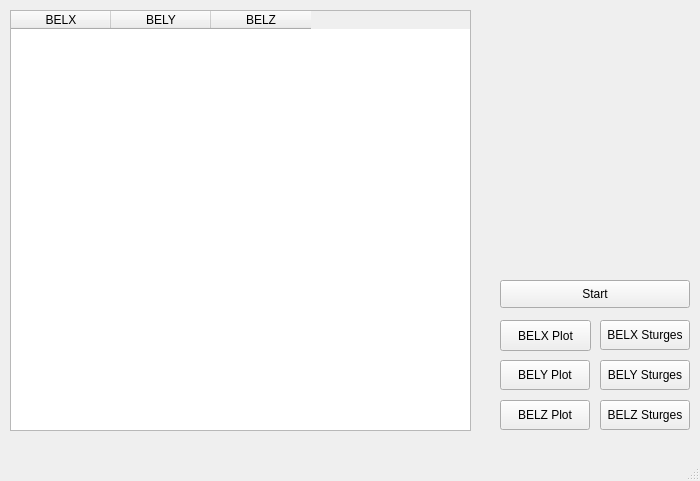
<?xml version="1.0" encoding="UTF-8"?>
<ui version="4.0">
 <class>MainWindow</class>
 <widget class="QMainWindow" name="MainWindow">
  <property name="geometry">
   <rect>
    <x>0</x>
    <y>0</y>
    <width>700</width>
    <height>481</height>
   </rect>
  </property>
  <property name="windowTitle">
   <string>MainWindow</string>
  </property>
  <widget class="QWidget" name="centralwidget">
   <widget class="QPushButton" name="pushButton">
    <property name="geometry">
     <rect>
      <x>500</x>
      <y>280</y>
      <width>190</width>
      <height>28</height>
     </rect>
    </property>
    <property name="text">
     <string>Start</string>
    </property>
   </widget>
   <widget class="QTableWidget" name="tableWidget">
    <property name="geometry">
     <rect>
      <x>10</x>
      <y>10</y>
      <width>461</width>
      <height>421</height>
     </rect>
    </property>
    <column>
     <property name="text">
      <string>BELX</string>
     </property>
    </column>
    <column>
     <property name="text">
      <string>BELY</string>
     </property>
    </column>
    <column>
     <property name="text">
      <string>BELZ</string>
     </property>
    </column>
   </widget>
   <widget class="QPushButton" name="pushButton_2">
    <property name="geometry">
     <rect>
      <x>500</x>
      <y>320</y>
      <width>91</width>
      <height>31</height>
     </rect>
    </property>
    <property name="text">
     <string>BELX Plot</string>
    </property>
   </widget>
   <widget class="QPushButton" name="pushButton_3">
    <property name="geometry">
     <rect>
      <x>500</x>
      <y>360</y>
      <width>90</width>
      <height>30</height>
     </rect>
    </property>
    <property name="text">
     <string>BELY Plot</string>
    </property>
   </widget>
   <widget class="QPushButton" name="pushButton_4">
    <property name="geometry">
     <rect>
      <x>500</x>
      <y>400</y>
      <width>90</width>
      <height>30</height>
     </rect>
    </property>
    <property name="text">
     <string>BELZ Plot</string>
    </property>
   </widget>
   <widget class="QPushButton" name="pushButton_5">
    <property name="geometry">
     <rect>
      <x>600</x>
      <y>320</y>
      <width>90</width>
      <height>30</height>
     </rect>
    </property>
    <property name="text">
     <string>BELX Sturges</string>
    </property>
   </widget>
   <widget class="QPushButton" name="pushButton_6">
    <property name="geometry">
     <rect>
      <x>600</x>
      <y>360</y>
      <width>90</width>
      <height>30</height>
     </rect>
    </property>
    <property name="text">
     <string>BELY Sturges</string>
    </property>
   </widget>
   <widget class="QPushButton" name="pushButton_7">
    <property name="geometry">
     <rect>
      <x>600</x>
      <y>400</y>
      <width>90</width>
      <height>30</height>
     </rect>
    </property>
    <property name="text">
     <string>BELZ Sturges</string>
    </property>
   </widget>
  </widget>
  <widget class="QMenuBar" name="menubar">
   <property name="geometry">
    <rect>
     <x>0</x>
     <y>0</y>
     <width>700</width>
     <height>20</height>
    </rect>
   </property>
  </widget>
  <widget class="QStatusBar" name="statusbar"/>
 </widget>
 <resources/>
 <connections/>
</ui>
